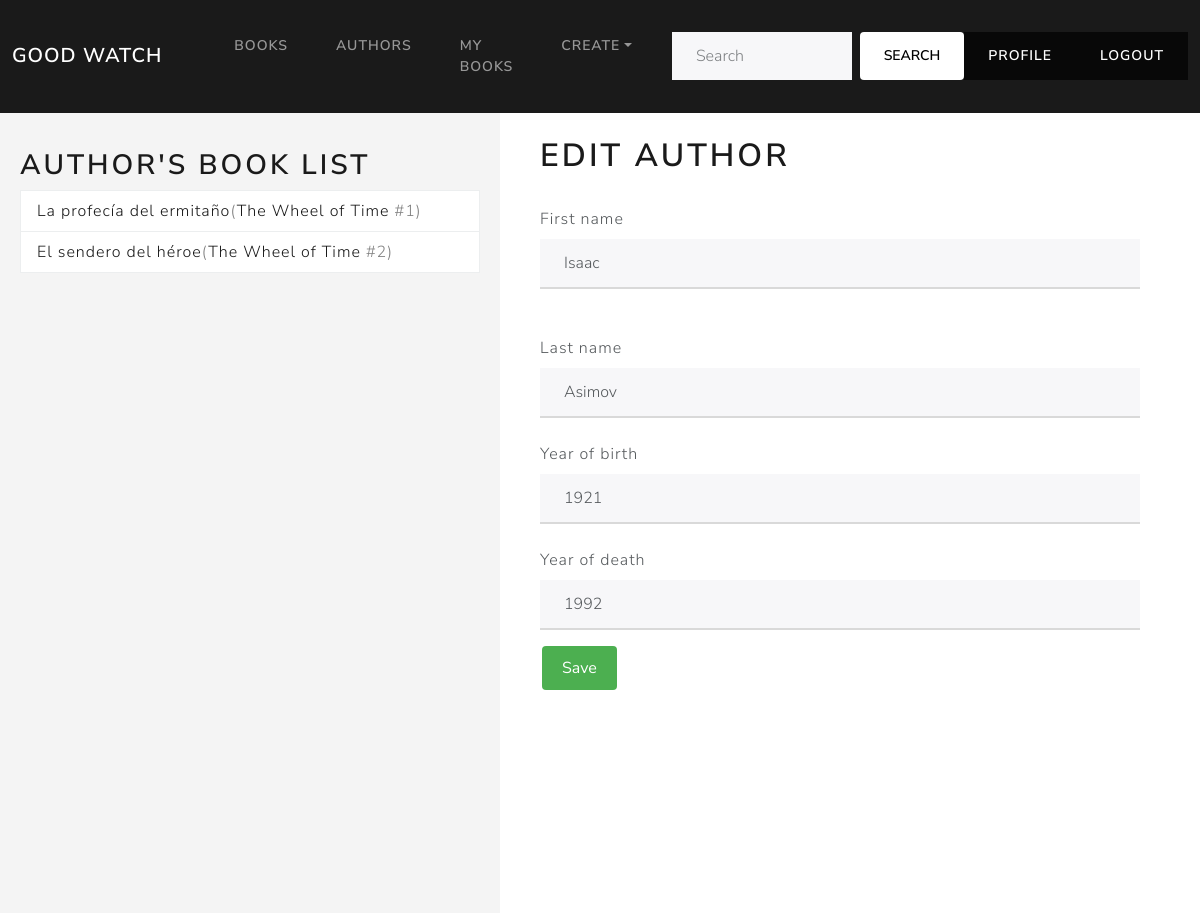
Before: /book_catalog/author/14/update/ (signed in) with the older database file.
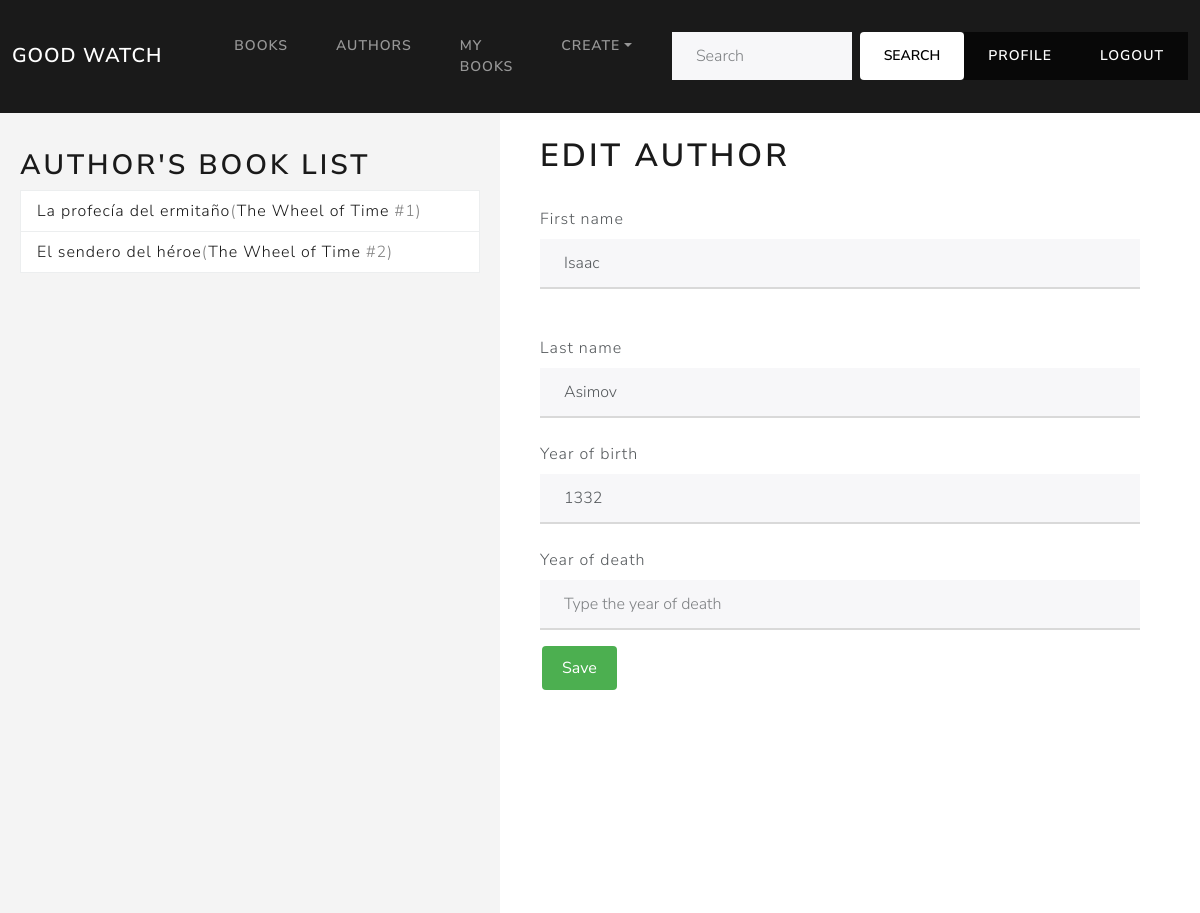
After: the same page with the newer database file.
### book_catalog/models.py (models this page shows, shortened)
class Author(models.Model):
    first_name = models.CharField(max_length=100)
    last_name = models.CharField(max_length=100)
    year_of_birth = models.IntegerField(null = True, blank = True)
    year_of_death = models.IntegerField(null = True, blank = True)
    class Meta:
        ordering = ['last_name', 'first_name']

### book_catalog/views.py (the view)
# urls.py: path('author/<int:pk>/update/', views.AuthorUpdateView.as_view(), name='author-update'),
class AuthorUpdateView(PermissionRequiredMixin,UpdateView):
    model = Author
    fields = '__all__'
    permission_required = 'book_catalog.change_author'
    def get_context_data(self, **kwargs: Any):
        context = super().get_context_data(**kwargs)
        author = self.get_object()
        books = author.book_set.all().order_by('saga', 'saga_volume')
        context['books'] = books
        return context

### book_catalog/models.py (called while the page is built)
    def get_absolute_url(self):
        return reverse('book-detail', args=[str(self.id)])

    def get_absolute_url(self):
        return reverse('saga-detail', args=[str(self.id)])

### templates/book_catalog/author_form.html (shortened to what this page needs)
{% extends "base_generic.html" %}
{% block content %}
<div style="display: flex;">
  <div class="sidebar">
    <div class="col-md-12 mt-3">
      <h2>Author's book list</h2>
      <ul class="list-group">
        {% for book in books %}
          <li class="list-group-item d-flex align-items-center">
            <a href="{{ book.get_absolute_url }}" class="no-underline">{{ book.title }}</a>
            {% if book.saga %}
              <div style="color: gray;"> (<a href="{{ book.saga.get_absolute_url }}" class="no-underline">{{ book.saga.name }} </a>#{{ book.saga_volume }})</div>
            {% endif %}
          </li>
        {% empty %}
          <li>Este autor no tiene libros listados.</li>
        {% endfor %}
      </ul>
    </div>
  </div>
  <div class="col-md-6 mt-4 ml-md-5" style="margin-left: 40px;">
    <h1>{% if author.id %}Edit Author{% else %}New Author{% endif %}</h1>
    <form action="" method="post">
        <div class="wrap-input100" style="margin-bottom: 23px;">
            <label for="firstname" class="form-label mt-4">First name</label>
            <input type="text" class="form-control" id="firstname" name="first_name" placeholder="Type the first name"
            autocomplete="on" value={% if author.first_name %} "{{author.first_name}}" {%else%} "" {%endif%}>
        </div>
          <div class="wrap-input100" style="margin-bottom 23px;">
            <label for="lastname" class="form-label mt-4">Last name</label>
            <input type="text" class="form-control" id="lastname" name="last_name" placeholder="Type the last name"
            autocomplete="on" value={% if author.last_name %} "{{author.last_name}}" {%else%} "" {%endif%}>
          </div>
          <div class="wrap-input100" style="margin-bottom 23px;">
            <label for="yearofbirth" class="form-label mt-4">Year of birth</label>
            <input type="text" class="form-control" id="yearofbirth" name="year_of_birth" placeholder="Type the year of birth"
            autocomplete="on" value={% if author.year_of_birth %} "{{author.year_of_birth}}" {%else%} "" {%endif%}>
          </div>
          <div class="wrap-input100" style="margin-bottom 23px;">
            <label for="yearofdeath" class="form-label mt-4">Year of death</label>
            <input type="text" class="form-control" id="yearofdeath" name="year_of_death" placeholder="Type the year of death"
            autocomplete={{author.year_of_death}} value={% if author.year_of_death %} "{{author.year_of_death}}" {%else%} "" {%endif%}>
          </div>
          <input type="submit" class="btn-save mt-3" value="Save">
      </form>
  </div>
</div>
{% endblock %}

Changed rows visible on the page:
changed Author "Isaac": year_of_birth "1921" → "1332"; year_of_death "1992" → (not shown)
